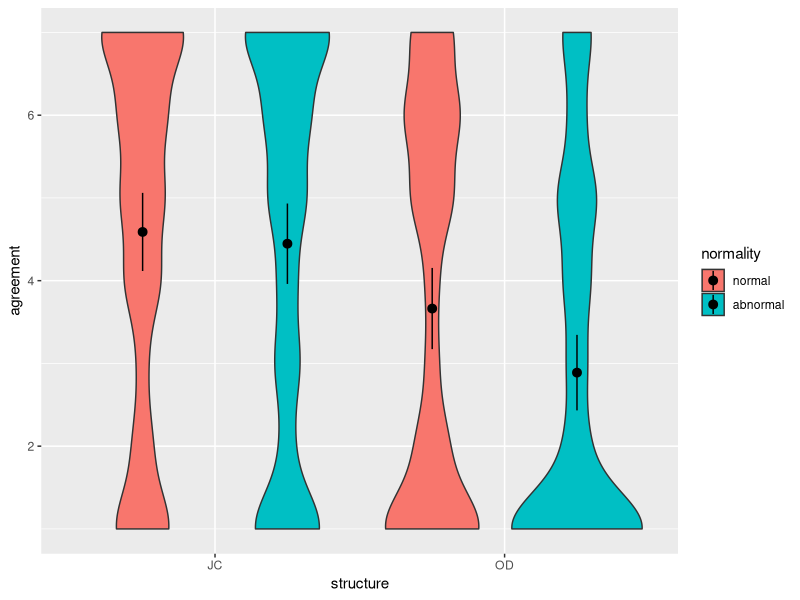
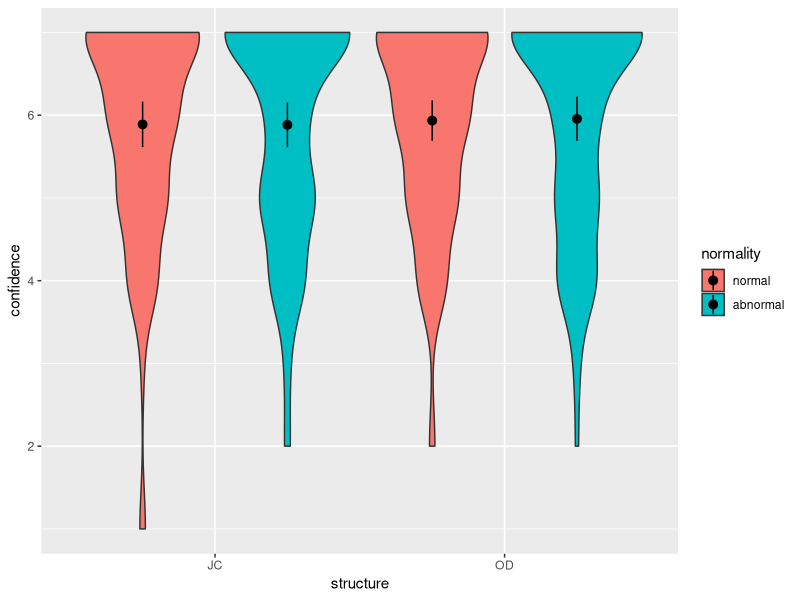
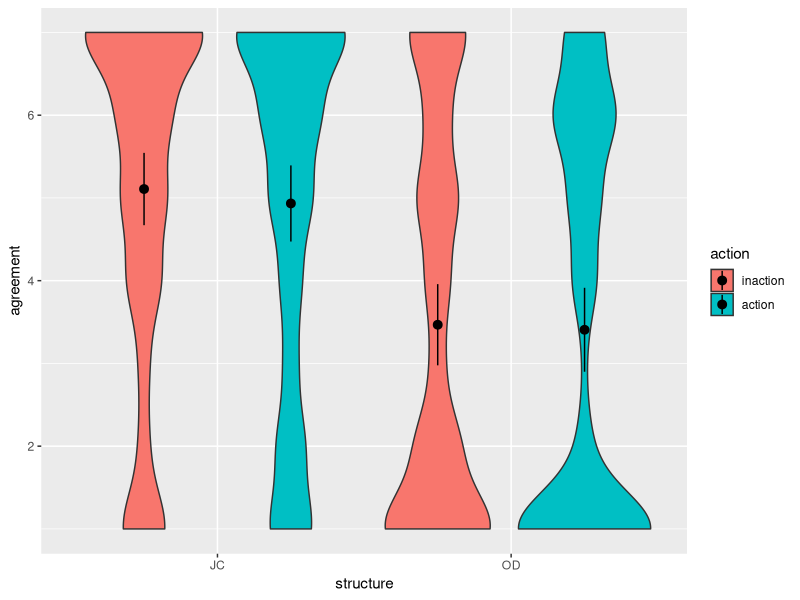
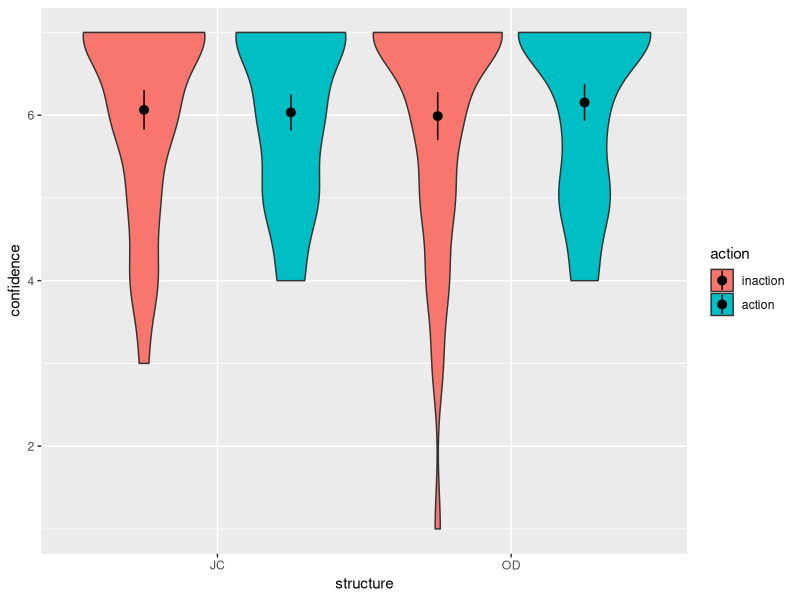

Generate these figures, in order, with R:
#!/usr/bin/Rscript
library(ggplot2)
library(dplyr)
library(emmeans)

data.LAN <- read.csv('data/LAN_processed_data_1_13_20.csv') %>%
    mutate(normality=factor(normality, levels=c('normal', 'abnormal')))
data.AEM <- read.csv('data/AEM_processed_data_1_13_20.csv') %>%
    mutate(action=factor(action, levels=c('inaction', 'action')))


m.LAN <- lm(agreement ~ structure * normality, data=data.LAN)
summary(m.LAN)
emmeans(m.LAN, ~ normality, by="structure")

png('plots/ratings-LAN.png', width=750, height=750)
ggplot(data.LAN) +
    aes(x=structure, y=agreement,
        group=interaction(normality,structure), fill=normality) +
    ylim(1, 7) +
    geom_violin(bw=0.45, position=position_dodge(width=1)) +
    stat_summary(fun.data=mean_cl_normal, position=position_dodge(width=1))
dev.off()

m.LAN <- lm(confidence ~ structure * normality, data=data.LAN)
summary(m.LAN)
emmeans(m.LAN, ~ normality, by="structure")

png('plots/confidence-LAN.png', width=750, height=750)
ggplot(data.LAN) +
    aes(x=structure, y=confidence,
        group=interaction(normality,structure), fill=normality) +
    ylim(1, 7) +
    geom_violin(bw=0.45, position=position_dodge(width=1)) +
    stat_summary(fun.data=mean_cl_normal, position=position_dodge(width=1))
dev.off()


m.AEM <- lm(agreement ~ structure * action + confidence, data=data.AEM)
summary(m.AEM)
emmeans(m.AEM, ~ action, by="structure")

png('plots/ratings-AEM.png', width=750, height=750)
ggplot(data.AEM) +
    aes(x=structure, y=agreement,
        group=interaction(action,structure), fill=action) +
    ylim(1, 7) +
    geom_violin(bw=0.45, position=position_dodge(width=1)) +
    stat_summary(fun.data=mean_cl_normal, position=position_dodge(width=1))
dev.off()


m.AEM <- lm(confidence ~ structure * action, data=data.AEM)
summary(m.AEM)
emmeans(m.AEM, ~ action, by="structure")

png('plots/confidence-AEM.png', width=750, height=750)
ggplot(data.AEM) +
    aes(x=structure, y=confidence,
        group=interaction(action,structure), fill=action) +
    ylim(1, 7) +
    geom_violin(bw=0.45, position=position_dodge(width=1)) +
    stat_summary(fun.data=mean_cl_normal, position=position_dodge(width=1))
dev.off()
